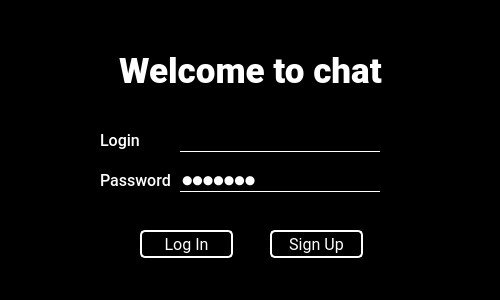
<?xml version="1.0" encoding="UTF-8"?>
<ui version="4.0">
 <class>Log</class>
 <widget class="QDialog" name="Log">
  <property name="geometry">
   <rect>
    <x>0</x>
    <y>0</y>
    <width>500</width>
    <height>300</height>
   </rect>
  </property>
  <property name="windowTitle">
   <string>Dialog</string>
  </property>
  <property name="styleSheet">
   <string notr="true">background: rgba(0,0,0,1);</string>
  </property>
  <widget class="QLineEdit" name="log_userId">
   <property name="geometry">
    <rect>
     <x>180</x>
     <y>128</y>
     <width>200</width>
     <height>24</height>
    </rect>
   </property>
   <property name="minimumSize">
    <size>
     <width>200</width>
     <height>24</height>
    </size>
   </property>
   <property name="maximumSize">
    <size>
     <width>200</width>
     <height>24</height>
    </size>
   </property>
   <property name="font">
    <font>
     <family>等线</family>
     <pointsize>13</pointsize>
    </font>
   </property>
   <property name="styleSheet">
    <string notr="true">color: white; background: rgba(0,0,0,0); border: 0px 1px, 0px, 0px; border-bottom: 1px solid white; </string>
   </property>
   <property name="locale">
    <locale language="English" country="UnitedStates"/>
   </property>
   <property name="text">
    <string/>
   </property>
   <property name="maxLength">
    <number>20</number>
   </property>
  </widget>
  <widget class="QLabel" name="label_2">
   <property name="geometry">
    <rect>
     <x>100</x>
     <y>170</y>
     <width>72</width>
     <height>20</height>
    </rect>
   </property>
   <property name="minimumSize">
    <size>
     <width>72</width>
     <height>20</height>
    </size>
   </property>
   <property name="maximumSize">
    <size>
     <width>72</width>
     <height>20</height>
    </size>
   </property>
   <property name="font">
    <font>
     <family>Roboto Medium</family>
     <pointsize>12</pointsize>
     <weight>50</weight>
     <bold>false</bold>
    </font>
   </property>
   <property name="layoutDirection">
    <enum>Qt::LeftToRight</enum>
   </property>
   <property name="styleSheet">
    <string notr="true">color: white; background: rgba(0,0,0,0);</string>
   </property>
   <property name="text">
    <string>Password</string>
   </property>
  </widget>
  <widget class="QLineEdit" name="log_password">
   <property name="geometry">
    <rect>
     <x>180</x>
     <y>168</y>
     <width>200</width>
     <height>24</height>
    </rect>
   </property>
   <property name="maximumSize">
    <size>
     <width>200</width>
     <height>24</height>
    </size>
   </property>
   <property name="font">
    <font>
     <family>等线</family>
    </font>
   </property>
   <property name="styleSheet">
    <string notr="true">color: white; background: rgba(0,0,0,0); border: 0px 1px, 0px, 0px; border-bottom: 1px solid white; </string>
   </property>
   <property name="locale">
    <locale language="English" country="UnitedStates"/>
   </property>
   <property name="text">
    <string>1234567</string>
   </property>
   <property name="maxLength">
    <number>20</number>
   </property>
   <property name="echoMode">
    <enum>QLineEdit::Password</enum>
   </property>
  </widget>
  <widget class="QWidget" name="widget" native="true">
   <property name="geometry">
    <rect>
     <x>0</x>
     <y>0</y>
     <width>500</width>
     <height>400</height>
    </rect>
   </property>
   <property name="styleSheet">
    <string notr="true">background: rgba(0,0,0,0.4);</string>
   </property>
   <widget class="QLabel" name="background">
    <property name="geometry">
     <rect>
      <x>0</x>
      <y>0</y>
      <width>500</width>
      <height>300</height>
     </rect>
    </property>
    <property name="text">
     <string/>
    </property>
    <property name="pixmap">
     <pixmap resource="../images.qrc">:/new/theme/images/theme/bg3.jpg</pixmap>
    </property>
    <property name="scaledContents">
     <bool>true</bool>
    </property>
   </widget>
   <widget class="QWidget" name="widget_2" native="true">
    <property name="geometry">
     <rect>
      <x>0</x>
      <y>0</y>
      <width>500</width>
      <height>400</height>
     </rect>
    </property>
    <property name="styleSheet">
     <string notr="true">background: rgba(0,0,0,0.4);</string>
    </property>
    <widget class="QLabel" name="label">
     <property name="geometry">
      <rect>
       <x>100</x>
       <y>130</y>
       <width>80</width>
       <height>20</height>
      </rect>
     </property>
     <property name="minimumSize">
      <size>
       <width>80</width>
       <height>20</height>
      </size>
     </property>
     <property name="maximumSize">
      <size>
       <width>80</width>
       <height>20</height>
      </size>
     </property>
     <property name="font">
      <font>
       <family>Roboto Medium</family>
       <pointsize>12</pointsize>
       <weight>50</weight>
       <bold>false</bold>
      </font>
     </property>
     <property name="styleSheet">
      <string notr="true">color: white; background: rgba(0,0,0,0);</string>
     </property>
     <property name="text">
      <string>Login</string>
     </property>
    </widget>
    <widget class="QLabel" name="label_3">
     <property name="geometry">
      <rect>
       <x>0</x>
       <y>50</y>
       <width>501</width>
       <height>41</height>
      </rect>
     </property>
     <property name="font">
      <font>
       <family>Roboto Black</family>
       <pointsize>26</pointsize>
       <weight>75</weight>
       <bold>true</bold>
      </font>
     </property>
     <property name="text">
      <string>&lt;html&gt;&lt;head/&gt;&lt;body&gt;&lt;p align=&quot;center&quot;&gt;&lt;span style=&quot; color:#ffffff;&quot;&gt;Welcome to chat&lt;/span&gt;&lt;/p&gt;&lt;/body&gt;&lt;/html&gt;</string>
     </property>
    </widget>
    <widget class="QPushButton" name="log_registerButton">
     <property name="enabled">
      <bool>true</bool>
     </property>
     <property name="geometry">
      <rect>
       <x>270</x>
       <y>230</y>
       <width>93</width>
       <height>28</height>
      </rect>
     </property>
     <property name="minimumSize">
      <size>
       <width>93</width>
       <height>28</height>
      </size>
     </property>
     <property name="maximumSize">
      <size>
       <width>93</width>
       <height>28</height>
      </size>
     </property>
     <property name="palette">
      <palette>
       <active>
        <colorrole role="WindowText">
         <brush brushstyle="SolidPattern">
          <color alpha="255">
           <red>255</red>
           <green>255</green>
           <blue>255</blue>
          </color>
         </brush>
        </colorrole>
        <colorrole role="Button">
         <brush brushstyle="SolidPattern">
          <color alpha="0">
           <red>0</red>
           <green>0</green>
           <blue>0</blue>
          </color>
         </brush>
        </colorrole>
        <colorrole role="Text">
         <brush brushstyle="SolidPattern">
          <color alpha="255">
           <red>255</red>
           <green>255</green>
           <blue>255</blue>
          </color>
         </brush>
        </colorrole>
        <colorrole role="ButtonText">
         <brush brushstyle="SolidPattern">
          <color alpha="255">
           <red>255</red>
           <green>255</green>
           <blue>255</blue>
          </color>
         </brush>
        </colorrole>
        <colorrole role="Base">
         <brush brushstyle="SolidPattern">
          <color alpha="0">
           <red>0</red>
           <green>0</green>
           <blue>0</blue>
          </color>
         </brush>
        </colorrole>
        <colorrole role="Window">
         <brush brushstyle="SolidPattern">
          <color alpha="0">
           <red>0</red>
           <green>0</green>
           <blue>0</blue>
          </color>
         </brush>
        </colorrole>
        <colorrole role="PlaceholderText">
         <brush brushstyle="NoBrush">
          <color alpha="128">
           <red>255</red>
           <green>255</green>
           <blue>255</blue>
          </color>
         </brush>
        </colorrole>
       </active>
       <inactive>
        <colorrole role="WindowText">
         <brush brushstyle="SolidPattern">
          <color alpha="255">
           <red>255</red>
           <green>255</green>
           <blue>255</blue>
          </color>
         </brush>
        </colorrole>
        <colorrole role="Button">
         <brush brushstyle="SolidPattern">
          <color alpha="0">
           <red>0</red>
           <green>0</green>
           <blue>0</blue>
          </color>
         </brush>
        </colorrole>
        <colorrole role="Text">
         <brush brushstyle="SolidPattern">
          <color alpha="255">
           <red>255</red>
           <green>255</green>
           <blue>255</blue>
          </color>
         </brush>
        </colorrole>
        <colorrole role="ButtonText">
         <brush brushstyle="SolidPattern">
          <color alpha="255">
           <red>255</red>
           <green>255</green>
           <blue>255</blue>
          </color>
         </brush>
        </colorrole>
        <colorrole role="Base">
         <brush brushstyle="SolidPattern">
          <color alpha="0">
           <red>0</red>
           <green>0</green>
           <blue>0</blue>
          </color>
         </brush>
        </colorrole>
        <colorrole role="Window">
         <brush brushstyle="SolidPattern">
          <color alpha="0">
           <red>0</red>
           <green>0</green>
           <blue>0</blue>
          </color>
         </brush>
        </colorrole>
        <colorrole role="PlaceholderText">
         <brush brushstyle="NoBrush">
          <color alpha="128">
           <red>255</red>
           <green>255</green>
           <blue>255</blue>
          </color>
         </brush>
        </colorrole>
       </inactive>
       <disabled>
        <colorrole role="WindowText">
         <brush brushstyle="SolidPattern">
          <color alpha="255">
           <red>255</red>
           <green>255</green>
           <blue>255</blue>
          </color>
         </brush>
        </colorrole>
        <colorrole role="Button">
         <brush brushstyle="SolidPattern">
          <color alpha="0">
           <red>0</red>
           <green>0</green>
           <blue>0</blue>
          </color>
         </brush>
        </colorrole>
        <colorrole role="Text">
         <brush brushstyle="SolidPattern">
          <color alpha="255">
           <red>255</red>
           <green>255</green>
           <blue>255</blue>
          </color>
         </brush>
        </colorrole>
        <colorrole role="ButtonText">
         <brush brushstyle="SolidPattern">
          <color alpha="255">
           <red>255</red>
           <green>255</green>
           <blue>255</blue>
          </color>
         </brush>
        </colorrole>
        <colorrole role="Base">
         <brush brushstyle="SolidPattern">
          <color alpha="0">
           <red>0</red>
           <green>0</green>
           <blue>0</blue>
          </color>
         </brush>
        </colorrole>
        <colorrole role="Window">
         <brush brushstyle="SolidPattern">
          <color alpha="0">
           <red>0</red>
           <green>0</green>
           <blue>0</blue>
          </color>
         </brush>
        </colorrole>
        <colorrole role="PlaceholderText">
         <brush brushstyle="NoBrush">
          <color alpha="128">
           <red>255</red>
           <green>255</green>
           <blue>255</blue>
          </color>
         </brush>
        </colorrole>
       </disabled>
      </palette>
     </property>
     <property name="font">
      <font>
       <family>Roboto</family>
       <pointsize>12</pointsize>
      </font>
     </property>
     <property name="cursor">
      <cursorShape>PointingHandCursor</cursorShape>
     </property>
     <property name="contextMenuPolicy">
      <enum>Qt::NoContextMenu</enum>
     </property>
     <property name="acceptDrops">
      <bool>true</bool>
     </property>
     <property name="autoFillBackground">
      <bool>false</bool>
     </property>
     <property name="styleSheet">
      <string notr="true">color: white; background: rgba(0,0,0,0); border: 2px solid white; border-radius: 5px;</string>
     </property>
     <property name="text">
      <string>Sign Up</string>
     </property>
    </widget>
    <widget class="QPushButton" name="log_loginButton">
     <property name="enabled">
      <bool>true</bool>
     </property>
     <property name="geometry">
      <rect>
       <x>140</x>
       <y>230</y>
       <width>93</width>
       <height>28</height>
      </rect>
     </property>
     <property name="minimumSize">
      <size>
       <width>93</width>
       <height>28</height>
      </size>
     </property>
     <property name="maximumSize">
      <size>
       <width>93</width>
       <height>28</height>
      </size>
     </property>
     <property name="palette">
      <palette>
       <active>
        <colorrole role="WindowText">
         <brush brushstyle="SolidPattern">
          <color alpha="255">
           <red>255</red>
           <green>255</green>
           <blue>255</blue>
          </color>
         </brush>
        </colorrole>
        <colorrole role="Button">
         <brush brushstyle="SolidPattern">
          <color alpha="0">
           <red>0</red>
           <green>0</green>
           <blue>0</blue>
          </color>
         </brush>
        </colorrole>
        <colorrole role="Text">
         <brush brushstyle="SolidPattern">
          <color alpha="255">
           <red>255</red>
           <green>255</green>
           <blue>255</blue>
          </color>
         </brush>
        </colorrole>
        <colorrole role="ButtonText">
         <brush brushstyle="SolidPattern">
          <color alpha="255">
           <red>255</red>
           <green>255</green>
           <blue>255</blue>
          </color>
         </brush>
        </colorrole>
        <colorrole role="Base">
         <brush brushstyle="SolidPattern">
          <color alpha="0">
           <red>0</red>
           <green>0</green>
           <blue>0</blue>
          </color>
         </brush>
        </colorrole>
        <colorrole role="Window">
         <brush brushstyle="SolidPattern">
          <color alpha="0">
           <red>0</red>
           <green>0</green>
           <blue>0</blue>
          </color>
         </brush>
        </colorrole>
        <colorrole role="PlaceholderText">
         <brush brushstyle="NoBrush">
          <color alpha="128">
           <red>255</red>
           <green>255</green>
           <blue>255</blue>
          </color>
         </brush>
        </colorrole>
       </active>
       <inactive>
        <colorrole role="WindowText">
         <brush brushstyle="SolidPattern">
          <color alpha="255">
           <red>255</red>
           <green>255</green>
           <blue>255</blue>
          </color>
         </brush>
        </colorrole>
        <colorrole role="Button">
         <brush brushstyle="SolidPattern">
          <color alpha="0">
           <red>0</red>
           <green>0</green>
           <blue>0</blue>
          </color>
         </brush>
        </colorrole>
        <colorrole role="Text">
         <brush brushstyle="SolidPattern">
          <color alpha="255">
           <red>255</red>
           <green>255</green>
           <blue>255</blue>
          </color>
         </brush>
        </colorrole>
        <colorrole role="ButtonText">
         <brush brushstyle="SolidPattern">
          <color alpha="255">
           <red>255</red>
           <green>255</green>
           <blue>255</blue>
          </color>
         </brush>
        </colorrole>
        <colorrole role="Base">
         <brush brushstyle="SolidPattern">
          <color alpha="0">
           <red>0</red>
           <green>0</green>
           <blue>0</blue>
          </color>
         </brush>
        </colorrole>
        <colorrole role="Window">
         <brush brushstyle="SolidPattern">
          <color alpha="0">
           <red>0</red>
           <green>0</green>
           <blue>0</blue>
          </color>
         </brush>
        </colorrole>
        <colorrole role="PlaceholderText">
         <brush brushstyle="NoBrush">
          <color alpha="128">
           <red>255</red>
           <green>255</green>
           <blue>255</blue>
          </color>
         </brush>
        </colorrole>
       </inactive>
       <disabled>
        <colorrole role="WindowText">
         <brush brushstyle="SolidPattern">
          <color alpha="255">
           <red>255</red>
           <green>255</green>
           <blue>255</blue>
          </color>
         </brush>
        </colorrole>
        <colorrole role="Button">
         <brush brushstyle="SolidPattern">
          <color alpha="0">
           <red>0</red>
           <green>0</green>
           <blue>0</blue>
          </color>
         </brush>
        </colorrole>
        <colorrole role="Text">
         <brush brushstyle="SolidPattern">
          <color alpha="255">
           <red>255</red>
           <green>255</green>
           <blue>255</blue>
          </color>
         </brush>
        </colorrole>
        <colorrole role="ButtonText">
         <brush brushstyle="SolidPattern">
          <color alpha="255">
           <red>255</red>
           <green>255</green>
           <blue>255</blue>
          </color>
         </brush>
        </colorrole>
        <colorrole role="Base">
         <brush brushstyle="SolidPattern">
          <color alpha="0">
           <red>0</red>
           <green>0</green>
           <blue>0</blue>
          </color>
         </brush>
        </colorrole>
        <colorrole role="Window">
         <brush brushstyle="SolidPattern">
          <color alpha="0">
           <red>0</red>
           <green>0</green>
           <blue>0</blue>
          </color>
         </brush>
        </colorrole>
        <colorrole role="PlaceholderText">
         <brush brushstyle="NoBrush">
          <color alpha="128">
           <red>255</red>
           <green>255</green>
           <blue>255</blue>
          </color>
         </brush>
        </colorrole>
       </disabled>
      </palette>
     </property>
     <property name="font">
      <font>
       <family>Roboto</family>
       <pointsize>12</pointsize>
       <weight>50</weight>
       <bold>false</bold>
      </font>
     </property>
     <property name="cursor">
      <cursorShape>PointingHandCursor</cursorShape>
     </property>
     <property name="layoutDirection">
      <enum>Qt::LeftToRight</enum>
     </property>
     <property name="autoFillBackground">
      <bool>false</bool>
     </property>
     <property name="styleSheet">
      <string notr="true">color: white; background: rgba(0,0,0,0); border: 2px solid white; border-radius: 5px;</string>
     </property>
     <property name="text">
      <string>Log In</string>
     </property>
     <property name="autoRepeatInterval">
      <number>92</number>
     </property>
     <property name="autoDefault">
      <bool>true</bool>
     </property>
     <property name="default">
      <bool>false</bool>
     </property>
     <property name="flat">
      <bool>false</bool>
     </property>
    </widget>
   </widget>
  </widget>
  <widget class="QWidget" name="layoutWidget">
   <property name="geometry">
    <rect>
     <x>0</x>
     <y>0</y>
     <width>2</width>
     <height>2</height>
    </rect>
   </property>
   <layout class="QHBoxLayout" name="horizontalLayout_2"/>
  </widget>
  <widget class="QWidget" name="layoutWidget">
   <property name="geometry">
    <rect>
     <x>0</x>
     <y>0</y>
     <width>2</width>
     <height>2</height>
    </rect>
   </property>
   <layout class="QHBoxLayout" name="horizontalLayout_3"/>
  </widget>
  <widget class="QWidget" name="layoutWidget">
   <property name="geometry">
    <rect>
     <x>0</x>
     <y>0</y>
     <width>2</width>
     <height>2</height>
    </rect>
   </property>
   <layout class="QHBoxLayout" name="horizontalLayout_4"/>
  </widget>
  <widget class="QWidget" name="layoutWidget">
   <property name="geometry">
    <rect>
     <x>0</x>
     <y>0</y>
     <width>2</width>
     <height>2</height>
    </rect>
   </property>
   <layout class="QHBoxLayout" name="horizontalLayout_5"/>
  </widget>
  <widget class="QWidget" name="layoutWidget">
   <property name="geometry">
    <rect>
     <x>0</x>
     <y>0</y>
     <width>2</width>
     <height>2</height>
    </rect>
   </property>
   <layout class="QHBoxLayout" name="horizontalLayout_6"/>
  </widget>
  <widget class="QWidget" name="layoutWidget">
   <property name="geometry">
    <rect>
     <x>0</x>
     <y>0</y>
     <width>2</width>
     <height>2</height>
    </rect>
   </property>
   <layout class="QHBoxLayout" name="horizontalLayout_7"/>
  </widget>
  <widget class="QWidget" name="layoutWidget">
   <property name="geometry">
    <rect>
     <x>0</x>
     <y>0</y>
     <width>2</width>
     <height>2</height>
    </rect>
   </property>
   <layout class="QHBoxLayout" name="horizontalLayout_8"/>
  </widget>
  <widget class="QWidget" name="layoutWidget">
   <property name="geometry">
    <rect>
     <x>0</x>
     <y>0</y>
     <width>2</width>
     <height>2</height>
    </rect>
   </property>
   <layout class="QHBoxLayout" name="horizontalLayout_9"/>
  </widget>
  <widget class="QWidget" name="layoutWidget">
   <property name="geometry">
    <rect>
     <x>0</x>
     <y>0</y>
     <width>2</width>
     <height>2</height>
    </rect>
   </property>
   <layout class="QHBoxLayout" name="horizontalLayout_10"/>
  </widget>
  <widget class="QWidget" name="layoutWidget">
   <property name="geometry">
    <rect>
     <x>0</x>
     <y>0</y>
     <width>2</width>
     <height>2</height>
    </rect>
   </property>
   <layout class="QHBoxLayout" name="horizontalLayout_11"/>
  </widget>
  <widget class="QSplitter" name="splitter">
   <property name="geometry">
    <rect>
     <x>0</x>
     <y>0</y>
     <width>0</width>
     <height>0</height>
    </rect>
   </property>
   <property name="orientation">
    <enum>Qt::Horizontal</enum>
   </property>
  </widget>
  <zorder>layoutWidget</zorder>
  <zorder>layoutWidget</zorder>
  <zorder>layoutWidget</zorder>
  <zorder>layoutWidget</zorder>
  <zorder>layoutWidget</zorder>
  <zorder>layoutWidget</zorder>
  <zorder>layoutWidget</zorder>
  <zorder>layoutWidget</zorder>
  <zorder>layoutWidget</zorder>
  <zorder>layoutWidget</zorder>
  <zorder>splitter</zorder>
  <zorder>widget</zorder>
  <zorder>log_userId</zorder>
  <zorder>label_2</zorder>
  <zorder>log_password</zorder>
 </widget>
 <resources>
  <include location="../images.qrc"/>
 </resources>
 <connections/>
</ui>
